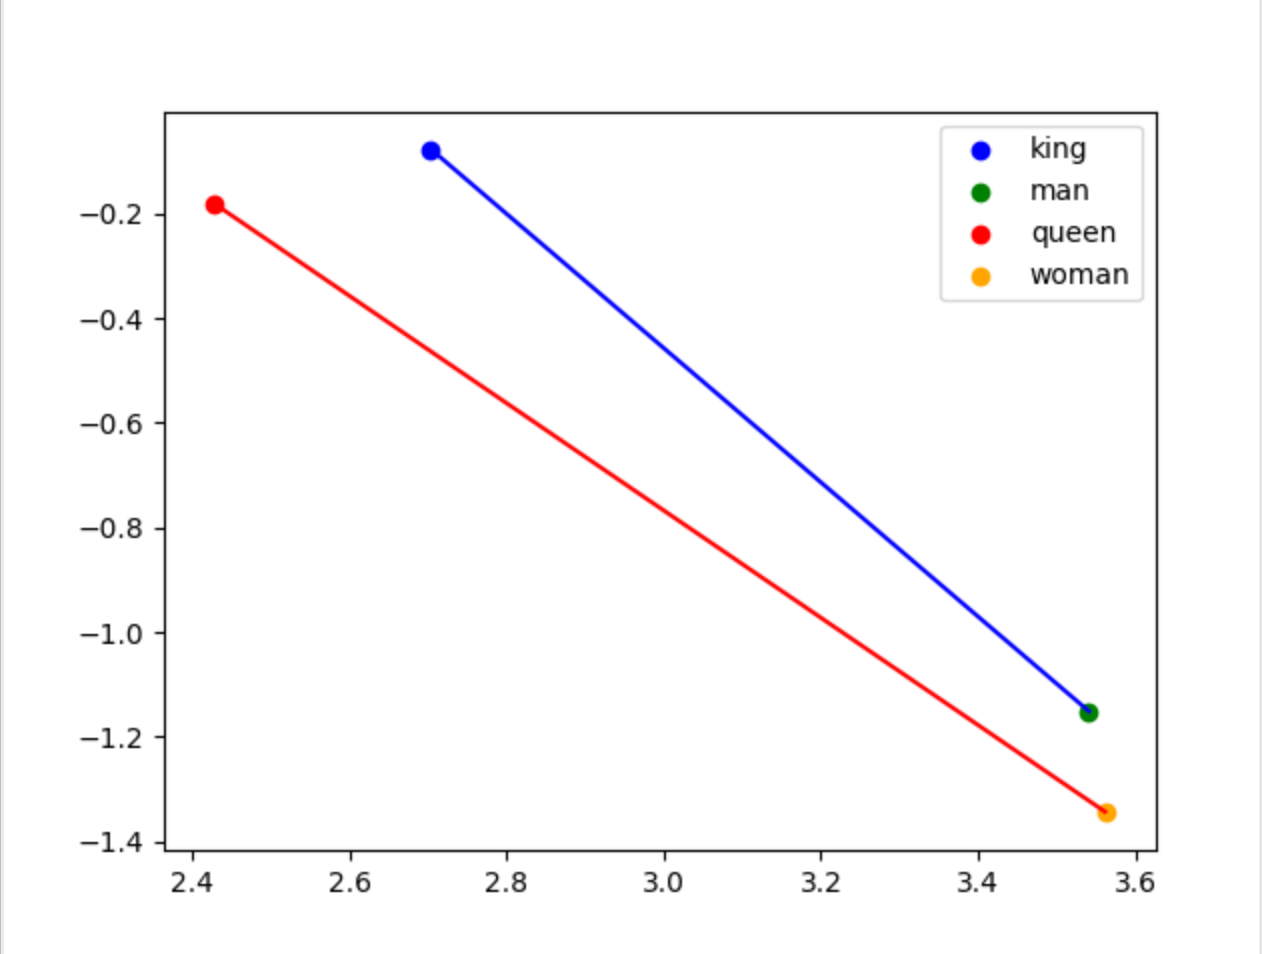

Write Python code to recreate this figure.
import matplotlib.pyplot as plt
import spacy

from word2vec import Word2Vec


def plot_kmwq(word2vec_2d):
    kmwq = ['king', 'man', 'queen', 'woman']
    vecs = [word2vec_2d[word] for word in kmwq]
    colors = ['blue', 'green', 'red', 'orange']
    for color, word, (x, y) in zip(colors, kmwq, vecs):
        plt.scatter(x, y, label=word, c=color)

    king_v, man_v, queen_v, woman_v = vecs
    pairs = [(king_v, man_v), (queen_v, woman_v)]
    for ((x1, y1), (x2, y2)), color in zip(pairs, ['blue', 'red']):
        plt.plot([x1, x2], [y1, y2], c=color)

    plt.legend()
    plt.show()


def main():
    nlp_vecs = spacy.load('en_vectors_web_lg')
    word2vec = {lexeme.text: lexeme.vector for lexeme in nlp_vecs.vocab}
    word2idx = {lexeme.text: i for i, lexeme in enumerate(nlp_vecs.vocab)}
    word2vec_2d = Word2Vec(word2vec, word2idx, d=2)
    plot_kmwq(word2vec_2d)


if __name__ == '__main__':
    main()
